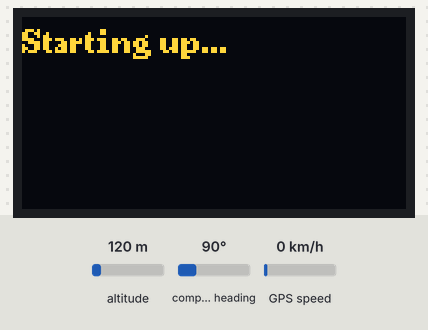
Bench run of a sketch on a simulated ESP32. On the bench: 128×64 one-colour display. Inputs (shaded band) come from the test bench; at power-on: altitude 120 m, compass heading 90°, GPS speed 0 km/h. The OLED is the two-colour kind (top 16 rows yellow); the GPS gets a fix after 3 s at 37.7749, -122.4194 with 8 satellites.

Above: at 0.1 s.
At 1.1 s:
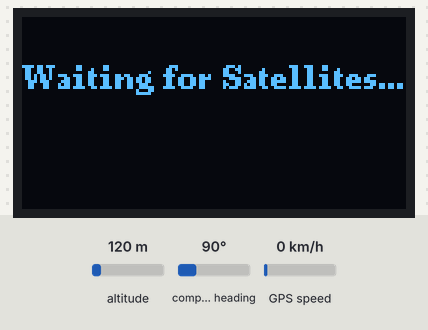
At 4.1 s:
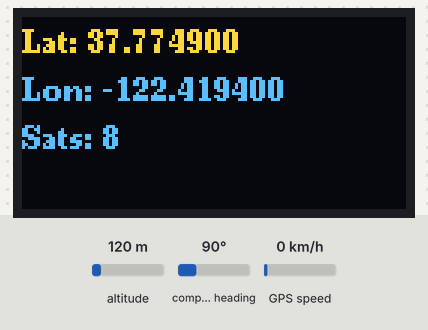

The sketch:

neo_6m_0.96Oled.ino
```cpp
#include <Wire.h>
#include <U8g2lib.h>
#include <TinyGPS++.h>
#include <HardwareSerial.h>

U8G2_SSD1306_128X64_NONAME_F_HW_I2C u8g2(U8G2_R0, U8X8_PIN_NONE);
TinyGPSPlus gps;
HardwareSerial GPSserial(2);
unsigned long lastDisplayMillis = 0;

void setup() {
  Serial.begin(115200);
  GPSserial.begin(9600, SERIAL_8N1, 16, 17);
  u8g2.begin();
  u8g2.clearBuffer();
  u8g2.setFont(u8g2_font_ncenB08_tr);
  u8g2.drawStr(0, 12, "Starting up...");
  u8g2.sendBuffer();
}

void loop() {
  while (GPSserial.available()) {
    gps.encode(GPSserial.read());
  }

  unsigned long now = millis();

  if (now - lastDisplayMillis > 1000) {
    lastDisplayMillis = now;

    u8g2.clearBuffer();
    u8g2.setFont(u8g2_font_ncenB08_tr);

    if (gps.location.isValid()) {
      char latbuf[32], lonbuf[32], satbuf[16];
      snprintf(latbuf, sizeof(latbuf), "Lat: %.6f", gps.location.lat());
      snprintf(lonbuf, sizeof(lonbuf), "Lon: %.6f", gps.location.lng());
      snprintf(satbuf, sizeof(satbuf), "Sats: %u", gps.satellites.value());
      u8g2.drawStr(0, 12, latbuf);
      u8g2.drawStr(0, 28, lonbuf);
      u8g2.drawStr(0, 44, satbuf);
    } else {
      u8g2.drawStr(0, 24, "Waiting for Satellites...");
    }

    u8g2.sendBuffer();
  }
}
```

Measured:
- what the display in image 1 shows lasts 3.0 s, from 1.0 s to 4.0 s
